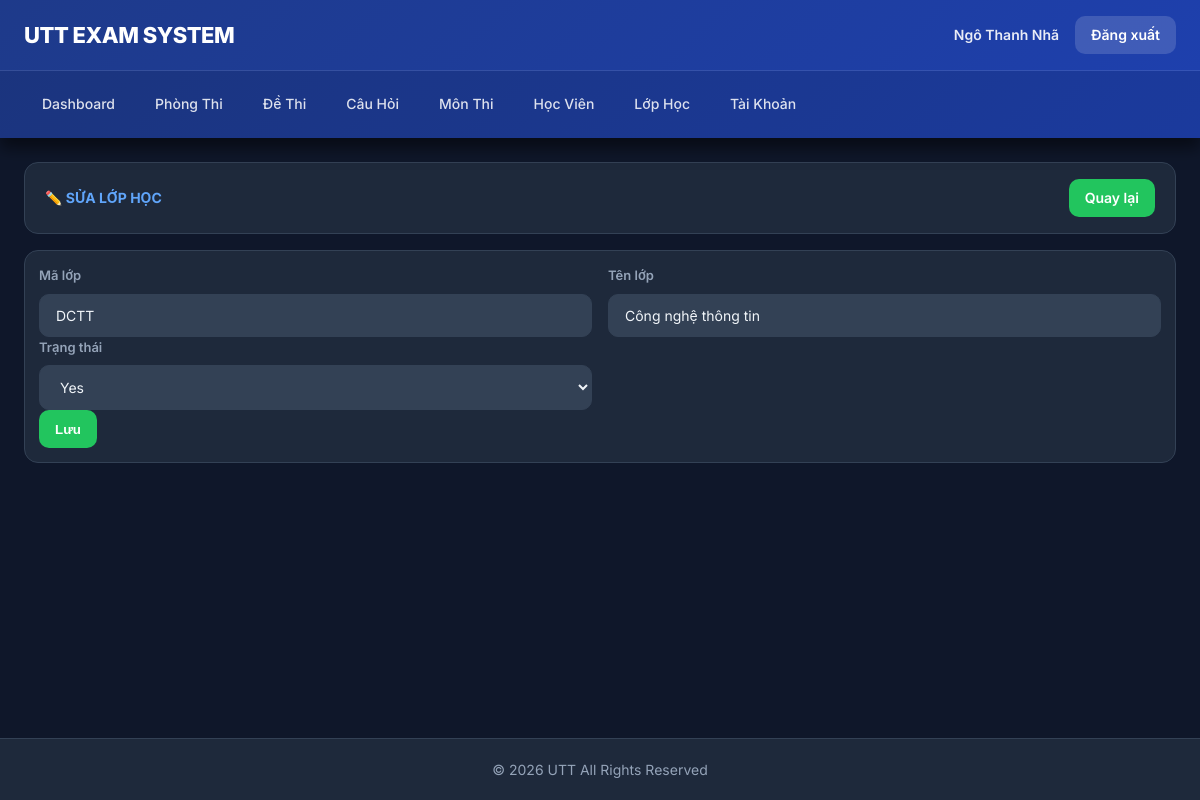
Page /public/index.php?url=LophocController/edit/4 (signed in) on the committed database.
### tables this page shows
CREATE TABLE `lop_hoc` (
  `id` int(11) NOT NULL,
  `ma_lop` varchar(20) NOT NULL,
  `ten_lop` varchar(100) NOT NULL,
  `trangthai` tinyint(4) DEFAULT 1,
  `nguoi_tao` varchar(100) DEFAULT NULL,
  `created_at` datetime DEFAULT current_timestamp()
);

### Core/Controller.php (called while the page is built, shortened)
<?php
class Controller{
  public function model($name){
    return new $name;
  }
  public function view($layout,$data=[]){
    require_once __DIR__."/../MVC/Views/$layout.php";
  }
}

### MVC/Controllers/LophocController.php (called while the page is built, shortened)
<?php
class LophocController extends Controller
{
  private function getFlash($k)
  {
    $v = $_SESSION["_flash"][$k] ?? "";
    return $v;
  }
  public function edit($id)
  {
    $m = $this->model("Lophoc_m");
    $lh = $m->find((int) $id);
    $this->view("layout_admin", [
      "page" => "Pages/lh_edit",
      "lh" => $lh,
      "msg" => $this->getFlash("msg"),
      "err" => $this->getFlash("err")
    ]);
  }
}

### Core/App.php (called while the page is built, shortened)
<?php
class App {
  public function __construct(){
    $url = $_GET["url"] ?? "AuthController/login";
    $arr = explode("/", trim($url,"/"));
    $action     = $arr[1] ?? "login";
    $params     = array_slice($arr,2);
    $c = new $controller;
    call_user_func_array([$c,$action], $params);
  }
}

### public/index.php (called while the page is built, shortened)
<?php
require_once __DIR__."/../Core/Database.php";
require_once __DIR__."/../Core/Controller.php";
require_once __DIR__."/../Core/App.php";
new App();

### Core/Database.php (called while the page is built, shortened)
<?php
class Database
{
  public function __construct()
  {
    $dsn = "mysql:host=" . DB_HOST . ";port=" . DB_PORT . ";dbname=" . DB_NAME . ";charset=utf8mb4";
    $this->con = new PDO($dsn, DB_USER, DB_PASS, [
      PDO::ATTR_ERRMODE => PDO::ERRMODE_EXCEPTION,
      PDO::ATTR_DEFAULT_FETCH_MODE => PDO::FETCH_ASSOC
    ]);
  }
}

### MVC/Models/Lophoc_m.php (called while the page is built, shortened)
<?php
class Lophoc_m extends Database {
  public function find($id){
    $st = $this->con->prepare("SELECT * FROM lop_hoc WHERE id=?");
    $st->execute([(int)$id]);
    return $st->fetch();
  }
}

### MVC/Views/Pages/lh_edit.php (the view, shortened to what this page needs)
<?php
$lh=$data["lh"];
?>
<div class="panel">
  <div class="panel-title">✏️ SỬA LỚP HỌC</div>
  <div class="panel-actions">
    <a class="btn-green" href="<?=BASE_URL?>/index.php?url=LophocController/index">Quay lại</a>
  </div>
</div>
<div class="box" style="padding:14px">
  <form method="post" action="<?=BASE_URL?>/index.php?url=LophocController/update">
    <div class="row2">
      <div>
        <label>Mã lớp</label>
        <input name="ma_lop" value="<?=htmlspecialchars($lh["ma_lop"])?>" required>
      </div>
      <div>
        <label>Tên lớp</label>
        <input name="ten_lop" value="<?=htmlspecialchars($lh["ten_lop"])?>" required>
      </div>
    </div>
    <div class="row2">
      <div>
        <label>Trạng thái</label>
        <select name="trangthai">
          <option value="1" <?=((int)$lh["trangthai"]===1?'selected':'')?>>Yes</option>
        </select>
      </div>
      <div></div>
    </div>
    <button class="btn-green" type="submit">Lưu</button>
  </form>
</div>

### public/assets/style.css (style rules this page uses)
:root { --bg-primary: #0f172a; --bg-secondary: #1e293b; --bg-tertiary: #334155; --accent-primary: #3b82f6; --accent-hover: #2563eb; --accent-light: #60a5fa; --text-primary: #f1f5f9; --text-secondary: #94a3b8; --text-muted: #64748b; --success: #22c55e; --warning: #f59e0b; --danger: #ef4444; --info: #06b6d4; --border: #334155; --border-light: #475569; --shadow-sm: 0 1px 2px rgba(0, 0, 0, 0.3); --shadow-md: 0 4px 6px rgba(0, 0, 0, 0.4); --shadow-lg: 0 10px 15px rgba(0, 0, 0, 0.5); --shadow-xl: 0 20px 25px rgba(0, 0, 0, 0.6); --transition: all 0.3s ease; --transition-fast: all 0.15s ease; --radius-sm: 6px; --radius-md: 10px; --radius-lg: 14px; --radius-xl: 20px; }
*, *::before, *::after { box-sizing: border-box; -webkit-box-sizing: border-box; -moz-box-sizing: border-box; margin: 0; padding: 0; }
html { -webkit-text-size-adjust: 100%; -ms-text-size-adjust: 100%; }
body { font-family: 'Inter', -apple-system, BlinkMacSystemFont, 'Segoe UI', Roboto, 'Helvetica Neue', Arial, sans-serif; font-size: 14px; line-height: 1.6; color: var(--text-primary); background: var(--bg-primary); min-height: 100vh; -webkit-font-smoothing: antialiased; -moz-osx-font-smoothing: grayscale; }
a { color: var(--accent-light); text-decoration: none; transition: var(--transition-fast); }
.btn-green { background: var(--success); color: #fff; }
.btn-green, .btn-blue, .btn-yellow, .btn-gray { display: inline-flex; align-items: center; justify-content: center; height: 38px; padding: 0 16px; border-radius: var(--radius-md); font-weight: 600; cursor: pointer; text-decoration: none; transition: var(--transition); border: none; }
.box { background: var(--bg-secondary); border: 1px solid var(--border); border-radius: var(--radius-lg); overflow: hidden; margin-bottom: 20px; }
label { display: block; font-weight: 600; margin-bottom: 8px; color: var(--text-secondary); font-size: 13px; }
input, select, textarea { width: 100%; padding: 12px 16px; background: var(--bg-tertiary); border: 1px solid var(--border); border-radius: var(--radius-md); color: var(--text-primary); font-size: 14px; font-family: inherit; transition: var(--transition); }
input::placeholder, textarea::placeholder { color: var(--text-muted); }
select { cursor: pointer; }
.row2 { display: grid; grid-template-columns: 1fr 1fr; gap: 16px; }
.panel { background: var(--bg-secondary); border: 1px solid var(--border); border-radius: var(--radius-lg); padding: 16px 20px; display: flex; align-items: center; justify-content: space-between; margin-bottom: 16px; }
.panel-title { font-weight: 700; color: var(--accent-light); }
.panel-actions { display: flex; gap: 12px; align-items: center; }

### rows in the picture
lop_hoc: ma_lop "DCTT", ten_lop "Công nghệ thông tin", trangthai "Yes"

### other values in the picture
$u["hoten"] "Ngô Thanh Nhã"
